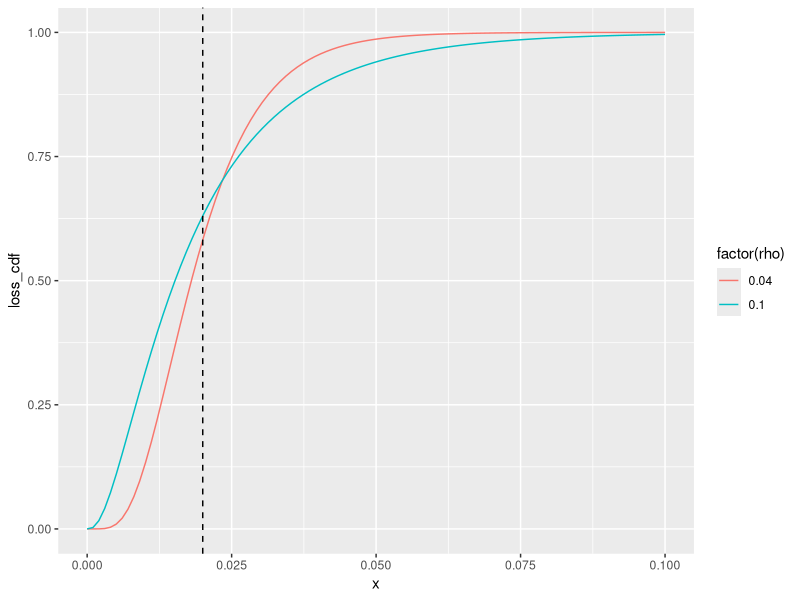
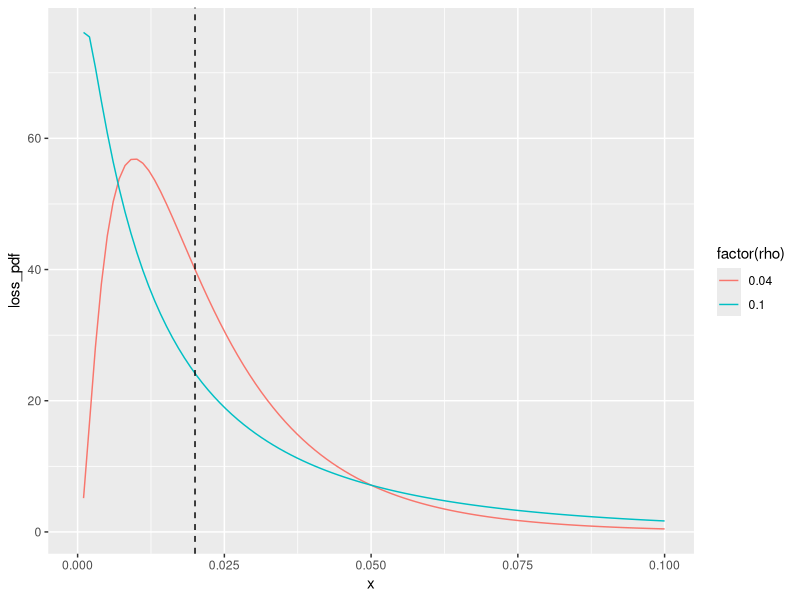
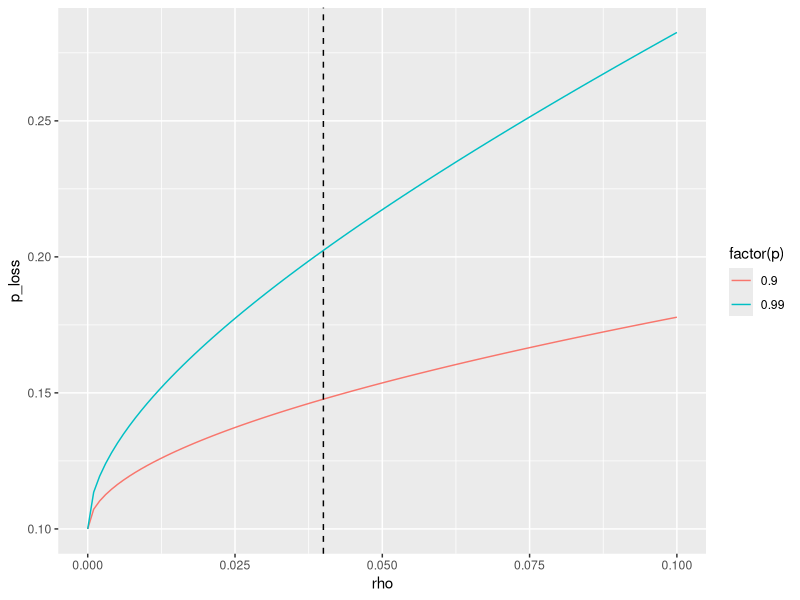
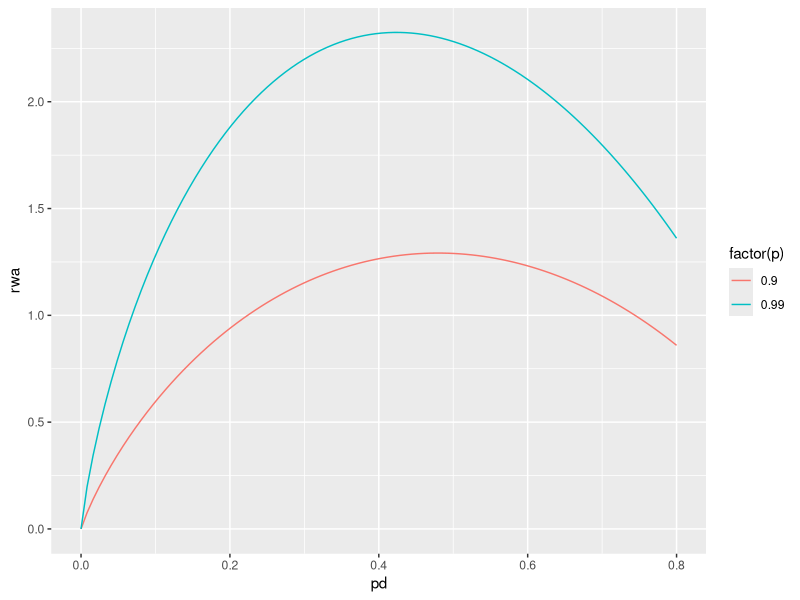
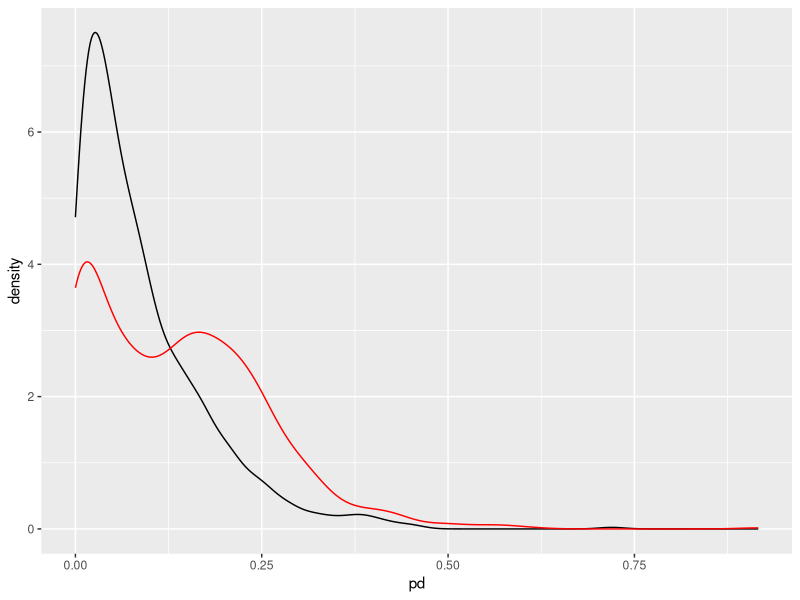
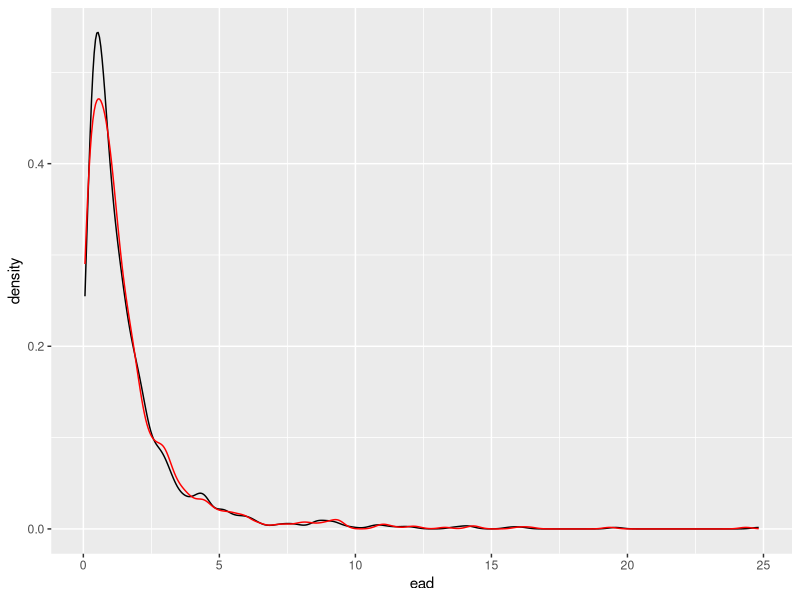
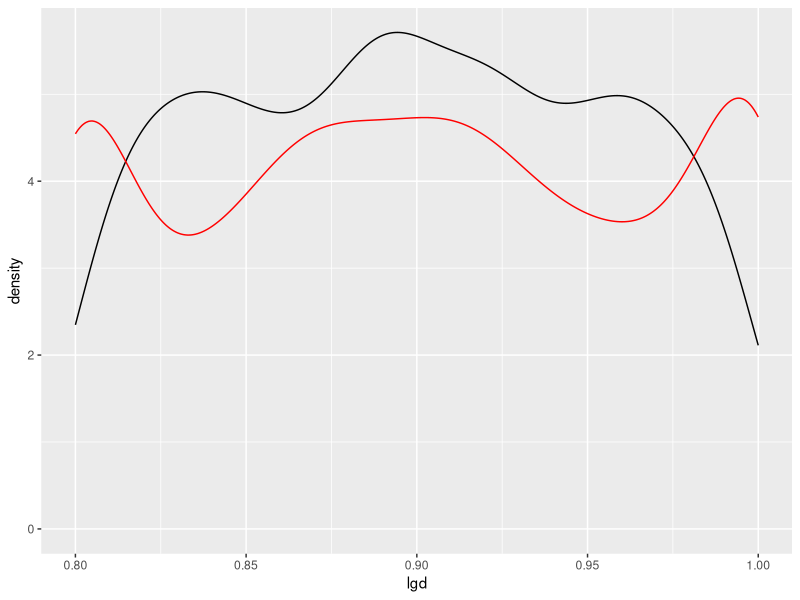
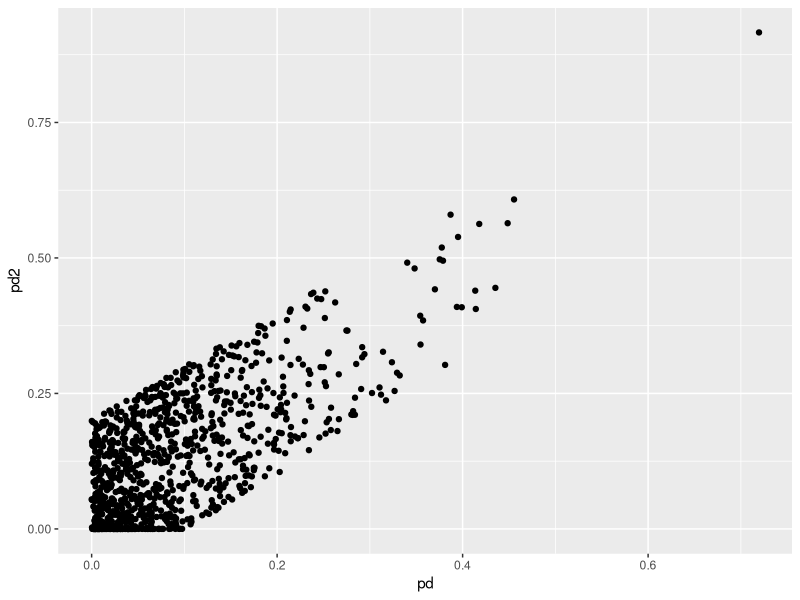

Here is the R script that generated these plots, in order:
## ---- chunk 1
knitr::opts_chunk$set(echo = TRUE)

library(ggplot2)
library(data.table)
## ---- chunk 2
pbound<-function(x, min_x, max_x){
  pmin(pmax(x, min_x), max_x)
}

bloss_cdf<-function(x, pd, rho) {
  pnorm(  (sqrt(1-rho) * qnorm(x) - qnorm(pd))/sqrt(rho)  )
}

bloss_cdf_inv <- function(pd, p, rho) {
  pnorm( (qnorm(pd) + sqrt(rho) * qnorm(p))/sqrt(1.0-rho) )
}

#RWA - should be multiplied by EAD * LGD
basel_rwa <- function(pd, p = 0.999, rho = 0.04) {
  12.5 * (bloss_cdf_inv(pd, p, rho) - pd)
}

bloss_cdf_inv_calc <- Vectorize(function(pd, p, rho) {
uniroot(function(x) bloss_cdf(x, pd, rho) - p, c(0, 1), tol = .Machine$double.eps )$root  
})

bloss_pdf<-function(x, p, rho) {
  sqrt( (1.0-rho)/rho) * exp(-(0.2/rho) * (sqrt(1.0-rho) * qnorm(x) - qnorm(p))^2 +0.5*(qnorm(x))^2)
}


#derivative of Basel RWA by pd (should be multiplied by EAD * LGD)
basel_rwa_dp <- function(pd, p, rho) {
  12.5 * (dnorm( (qnorm(pd) + sqrt(rho) * qnorm(p))/sqrt(1.0-rho))/(sqrt(1.0-rho) * dnorm(qnorm(pd))) - 1)
}

cc <- function(x,...){
  if(.Platform$OS.type == "unix"){
    write.clipboard(x,...)
  }else{
    write.table(x, "clipboard-1024", sep="\t", row.names=FALSE,...)
  }
}
## ---- chunk 3

df = data.table(expand.grid(x = seq(0, 0.1, length.out = 100), rho = c(0.04, 0.1) ))
df[, loss_cdf := bloss_cdf(x, 0.02, rho) ]
df[, loss_pdf := bloss_pdf(x, 0.02, rho) ]

ggplot(df, aes(x, loss_cdf, color = factor(rho))) + geom_line() + geom_vline(xintercept = 0.02, linetype = 'dashed')
ggplot(df, aes(x, loss_pdf, color = factor(rho))) + geom_line() + geom_vline(xintercept = 0.02, linetype = 'dashed')

#99% percentile
df = data.table(expand.grid(rho = seq(0, 0.1, length.out = 100), p = c(0.9, 0.99) ))
df[, p_loss := bloss_cdf_inv(0.1, p, rho)]

ggplot(df, aes(rho, p_loss, color = factor(p))) + geom_line() + geom_vline(xintercept = 0.04, linetype = 'dashed')

#RWA percentile
df = data.table(expand.grid(pd = seq(0, 0.8, length.out = 100), p = c(0.9, 0.99) ))
df[, rwa := basel_rwa(pd, p, 0.04)]

ggplot(df, aes(pd, rwa, color = factor(p))) + geom_line()

## ---- chunk 4

rho = 0.04
p_tail = 0.999

n = 1000
df = data.table(pd = rbeta(n, 1, 10), ead = exp(rnorm(n)),  lgd = runif(n, min = 0.8, max = 1.0))

df[, pd2  := pbound(pd + runif(n, min = -0.1, max = 0.2), 0, 1)]
df[, ead2 := pmax(0.1, ead + runif(n, min = -0.5, max = 0.5))]
df[, lgd2 := pbound(lgd + runif(n, min = -0.1, max = 0.1), 0.8, 1)]

df[, rwa_pd  := ead  * lgd  * basel_rwa_dp(pd , p_tail, 0.04) ]
df[, rwa_ead  := lgd  * basel_rwa(pd , p_tail, 0.04) ]
df[, rwa_lgd  := ead  * basel_rwa(pd , p_tail, 0.04) ]

df[, rwa  := ead  * lgd  * basel_rwa(pd , p_tail, 0.04) ]
df[, rwa2 := ead2 * lgd2 * basel_rwa(pd2, p_tail, 0.04) ]
df[, id:=seq(nrow(df))]

summary(df)

sum(df$rwa)
sum(df$rwa2)

ggplot(df) + geom_density(aes(pd)) + geom_density(aes(pd2), color = 'red')
ggplot(df) + geom_density(aes(ead)) + geom_density(aes(ead2), color = 'red')
ggplot(df) + geom_density(aes(lgd)) + geom_density(aes(lgd2), color = 'red')

ggplot(df) + geom_point(aes(pd, pd2))
ggplot(df) + geom_point(aes(ead, ead2))
ggplot(df) + geom_point(aes(lgd, lgd2))

#attribution ---------

#LGD, EAD, PD (from small to large) - order dependent
df[, d1 := ead   * lgd2  * basel_rwa(pd , p_tail, rho) - ead   * lgd   * basel_rwa(pd, p_tail, rho)]
df[, d2 := ead2  * lgd2  * basel_rwa(pd , p_tail, rho) - ead   * lgd2  * basel_rwa(pd, p_tail, rho)]
df[, d3 := ead2  * lgd2  * basel_rwa(pd2, p_tail, rho) - ead2  * lgd2  * basel_rwa(pd, p_tail, rho)]

#change in RWA due to particular component
sprintf('LGD: %.2f, EAD: %.2f, PD: %.2f, total: %.3f, %.3f', sum(df$d1), sum(df$d2), sum(df$d3), sum(df$d1) + sum(df$d2) + sum(df$d3), sum(df$rwa2) - sum(df$rwa))

1000*mean(df$ead)  * (mean(df$lgd2) - mean(df$lgd))  * basel_rwa(mean(df$pd) , p_tail, 0.04)
1000*mean(df$lgd2)  * (mean(df$ead2) - mean(df$ead))  * basel_rwa(mean(df$pd) , p_tail, 0.04)
1000*mean(df$lgd2)  * mean(df$ead2)  * (basel_rwa(mean(df$pd2) , p_tail, 0.04) - basel_rwa(mean(df$pd) , p_tail, 0.04))

ggplot(df) + geom_line(aes(id, cumsum(d1) )) + geom_line(aes(id, cumsum(d2) )) +  geom_line(aes(id, cumsum(d3) )) + geom_line(aes(id, cumsum(rwa2 - rwa) ))
ggplot(df) + geom_line(aes(cumsum(rwa2 - rwa), cumsum(d1) )) + geom_line(aes(cumsum(rwa2 - rwa), cumsum(d2) )) +  geom_line(aes(cumsum(rwa2 - rwa), cumsum(d3) ))

#20% convexity
1000*mean(df$ead)  * mean(df$lgd)  * basel_rwa(mean(df$pd) , p_tail, 0.04)
1000*mean(df$ead2) * mean(df$lgd2) * basel_rwa(mean(df$pd2) , p_tail, 0.04)

1000*mean(df$ead)  * mean(df$lgd)  * basel_rwa(mean(df$pd)  , p_tail, 0.04) - sum(df$rwa)
1000*mean(df$ead2) * mean(df$lgd2) * basel_rwa(mean(df$pd2) , p_tail, 0.04) - sum(df$rwa2)
